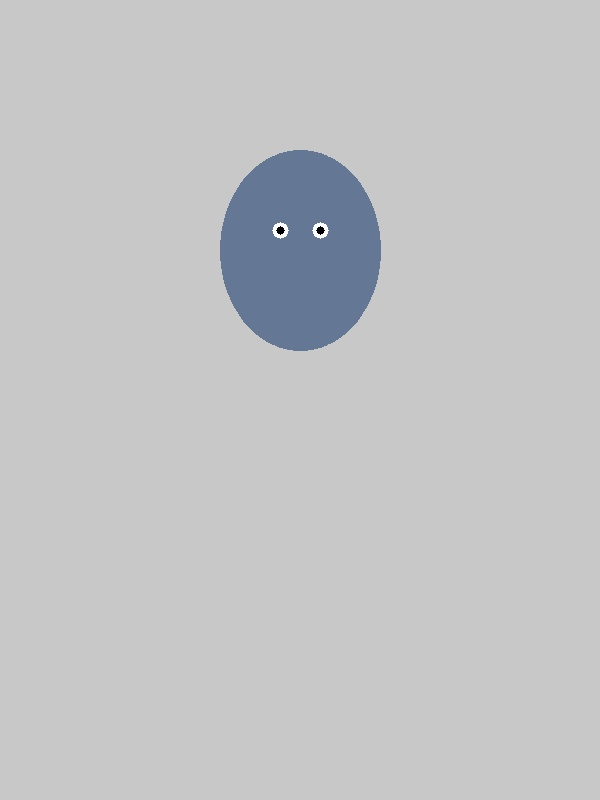
#> input picture cv-service-python/test_face.jpg, 600 x 800 px
$ python -i manipulation_analysis.py   (imports and definitions only)   (older library calls are emulated)
#> lines starting #> are read from the running program, lines starting #| are printed output that depends on the picture
import cv2
import numpy as np


def clamp(value, minimum=0.0, maximum=1.0):
    return max(min(value, maximum), minimum)


def recompression_artifact_score(gray):
    h, w = gray.shape[:2]
    grid_size = 8
    boundaries = []
    for y in range(grid_size, h, grid_size):
        horizontal = np.abs(gray[y, :] - gray[y - 1, :]).astype(np.float32)
        boundaries.append(np.mean(horizontal))
    for x in range(grid_size, w, grid_size):
        vertical = np.abs(gray[:, x] - gray[:, x - 1]).astype(np.float32)
        boundaries.append(np.mean(vertical))
    if not boundaries:
        return 1.0, 0.0
    score = clamp(1.0 - np.median(boundaries) / 40.0)
    return score, float(np.median(boundaries))


def resampling_artifact_score(gray):
    grad_x = cv2.Sobel(gray, cv2.CV_32F, 1, 0, ksize=3)
    grad_y = cv2.Sobel(gray, cv2.CV_32F, 0, 1, ksize=3)
    periodic_x = np.mean(np.abs(grad_x[:, 8:] - grad_x[:, :-8]))
    periodic_y = np.mean(np.abs(grad_y[8:, :] - grad_y[:-8, :]))
    score = clamp(1.0 - (periodic_x + periodic_y) / 100.0)
    return score, float((periodic_x + periodic_y) / 2.0)


def pixel_grid_consistency_score(gray):
    diff_x = np.abs(gray[:, 1:].astype(np.int16) - gray[:, :-1].astype(np.int16))
    diff_y = np.abs(gray[1:, :].astype(np.int16) - gray[:-1, :].astype(np.int16))
    grid_ping = np.mean(np.minimum(diff_x[:, 7:-7], 20)) + np.mean(np.minimum(diff_y[7:-7, :], 20))
    score = clamp(1.0 - grid_ping / 35.0)
    return score, float(grid_ping)


def validate_manipulation(img):
    gray = cv2.cvtColor(img, cv2.COLOR_BGR2GRAY)
    recompression_score, recompression_metric = recompression_artifact_score(gray)
    resampling_score, resampling_metric = resampling_artifact_score(gray)
    grid_score, grid_metric = pixel_grid_consistency_score(gray)

    manipulation_score = np.mean([recompression_score, resampling_score, grid_score])
    manipulation_score = clamp(manipulation_score)

    issues = []
    if manipulation_score < 0.55:
        issues.append("Image shows signs of recompression or resampling artifacts")
    elif manipulation_score < 0.75:
        issues.append("Image may have undergone resizing or editing")

    metrics = {
        "recompression_artifact_metric": round(recompression_metric, 3),
        "resampling_artifact_metric": round(resampling_metric, 3),
        "pixel_grid_inconsistency_metric": round(grid_metric, 3),
    }

    return {"issues": issues, "metrics": metrics, "feature_scores": {"manipulation_score": round(manipulation_score, 3)}}

>>> import cv2
>>> picture = cv2.imread('test_face.jpg')
#> picture is the input picture: shape (800, 600, 3); mean B, G, R 197.3, 195.8, 194.8
>>> result = validate_manipulation(picture)
#> in validate_manipulation, `gray = cv2.cvtColor(img, cv2.COLOR_BGR2GRAY)`:
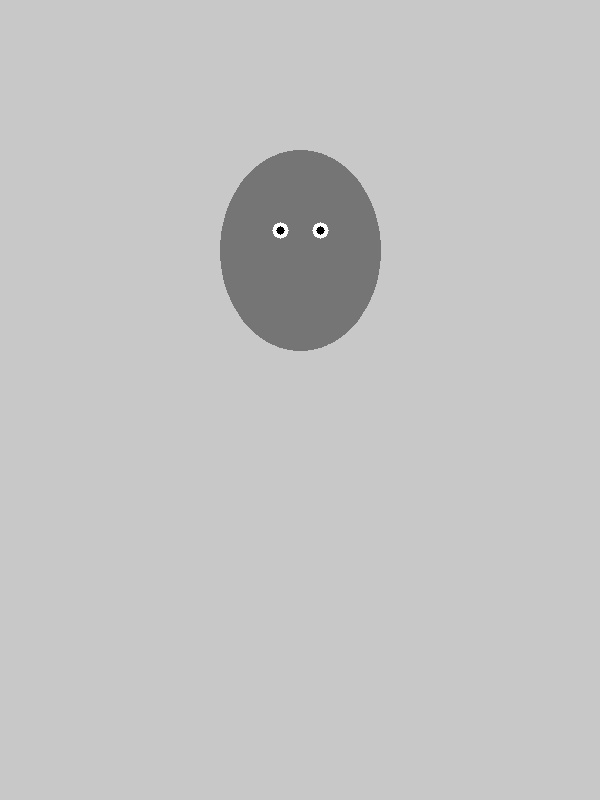
#> gray: shape (800, 600); min 0, max 255, mean 195.7
#> after the loop in recompression_artifact_score, `for y in range(grid_size, h, grid_size):`: boundaries = 99 values, max 13.07 at index 42, min 0 at index 0, mean 1.71
#> after the loop in recompression_artifact_score, `for x in range(grid_size, w, grid_size):`: boundaries = 173 values, max 13.07 at index 42, min 0 at index 0, mean 1.79
#> in recompression_artifact_score, `score = clamp(1.0 - np.median(boundaries) / 40.0)`: score = 1
#> in validate_manipulation, `recompression_score, recompression_metric = recompression_artifact_sco..`: recompression_metric = 0
#> in resampling_artifact_score, `grad_x = cv2.Sobel(gray, cv2.CV_32F, 1, 0, ksize=3)`:
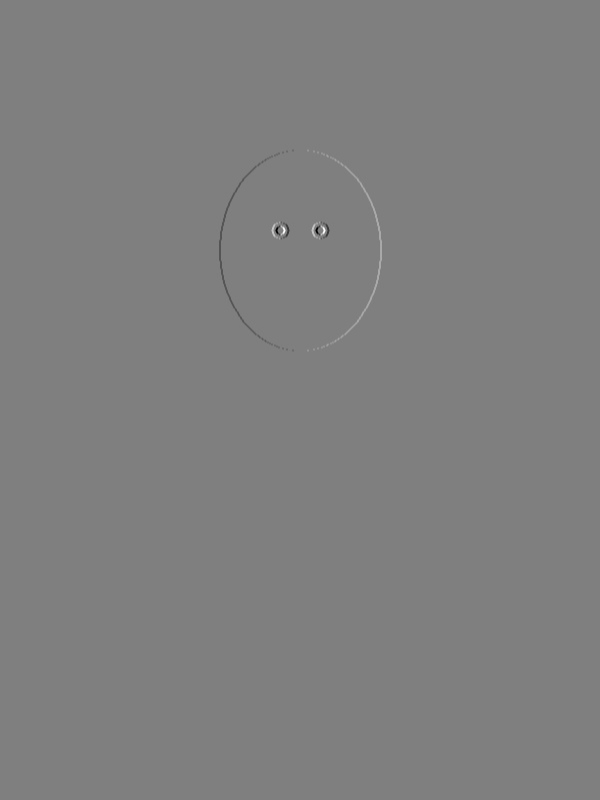
#> grad_x: shape (800, 600) float32; min -1016, max 1018, mean 0; drawn with min black and max white
#> in resampling_artifact_score, `periodic_x = np.mean(np.abs(grad_x[:, 8:] - grad_x[:, :-8]))`: periodic_x = 1.7
#> in resampling_artifact_score, `periodic_y = np.mean(np.abs(grad_y[8:, :] - grad_y[:-8, :]))`: periodic_y = 1.46
#> in resampling_artifact_score, `score = clamp(1.0 - (periodic_x + periodic_y) / 100.0)`: score = 0.968
#> in validate_manipulation, `resampling_score, resampling_metric = resampling_artifact_score(gray)`: resampling_metric = 1.58
#> in pixel_grid_consistency_score, `diff_x = np.abs(gray[:, 1:].astype(np.int16) - gray[:, :-1].astype(np...`:
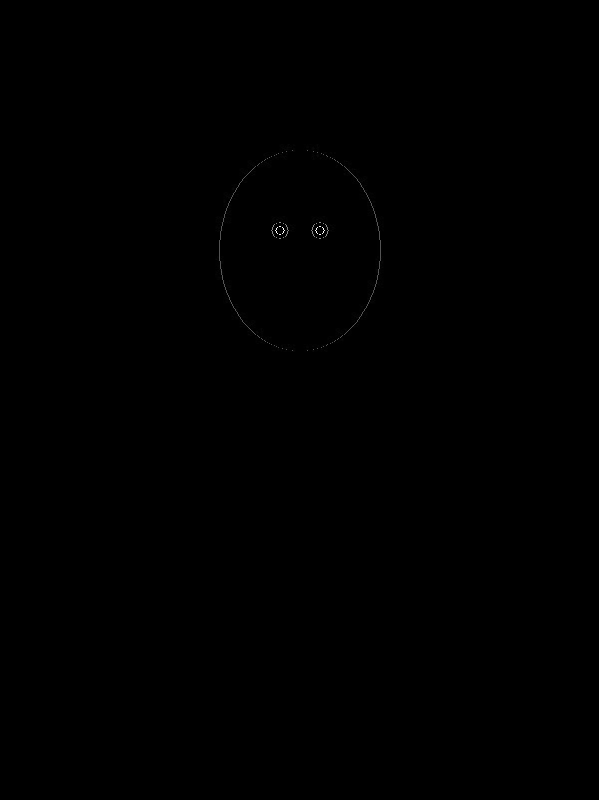
#> diff_x: shape (800, 599) int16; min 0, max 255, mean 0.1
#> in pixel_grid_consistency_score, `grid_ping = np.mean(np.minimum(diff_x[:, 7:-7], 20)) + np.mean(np.mini..`: grid_ping = 0.0944
#> in pixel_grid_consistency_score, `score = clamp(1.0 - grid_ping / 35.0)`: score = 0.997
#> in validate_manipulation, `grid_score, grid_metric = pixel_grid_consistency_score(gray)`: grid_metric = 0.0944
#> in validate_manipulation, `manipulation_score = np.mean([recompression_score, resampling_score, g..`: manipulation_score = 0.989
#> in validate_manipulation, `metrics = { "recompression_artifact_metric": round(recompression_metri..`: metrics = {'recompression_artifact_metric': 0, 'resampling_artifact_metric': 1.58, 'pixel_grid_inconsistency_metric': 0.094}
#> result = 3 items
